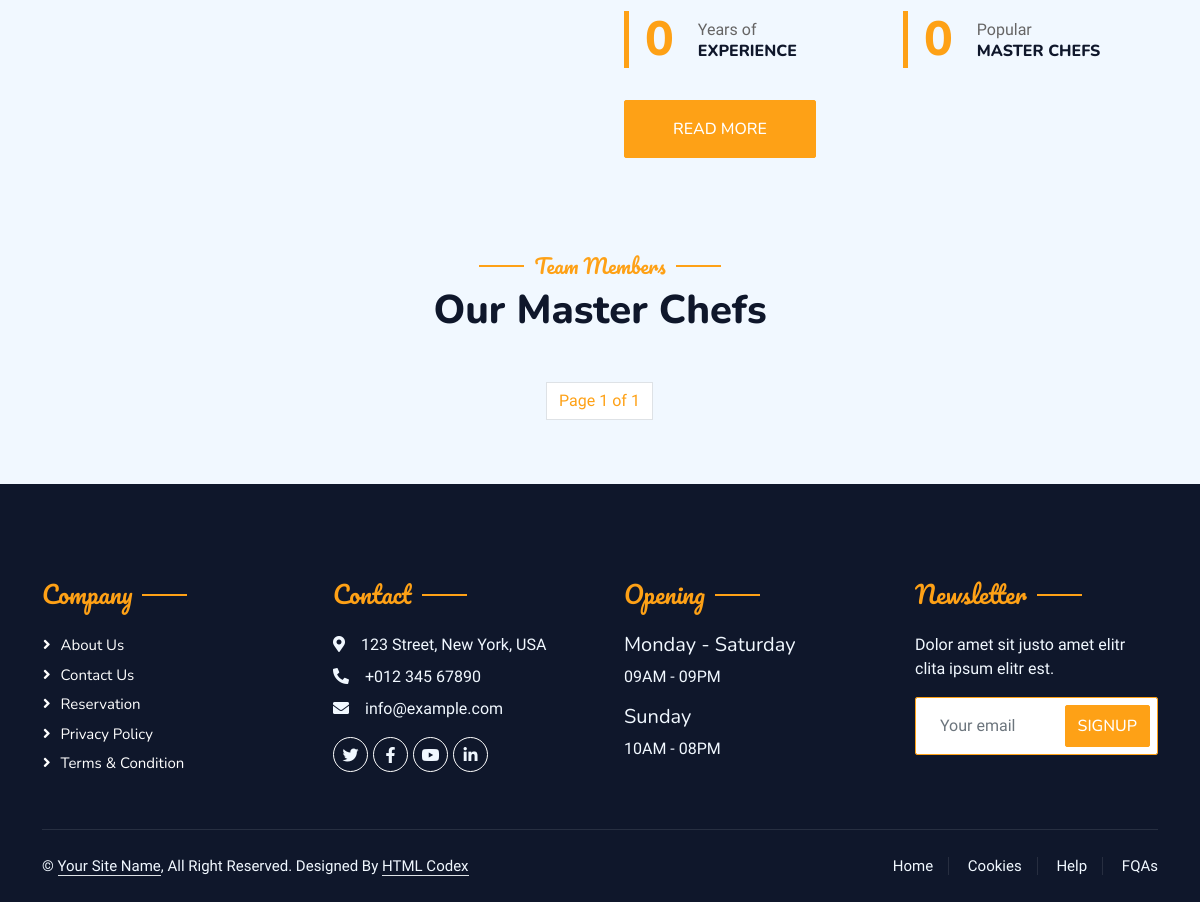
The page /stars/restaurant/about/ (lower part) on the database as committed earlier.
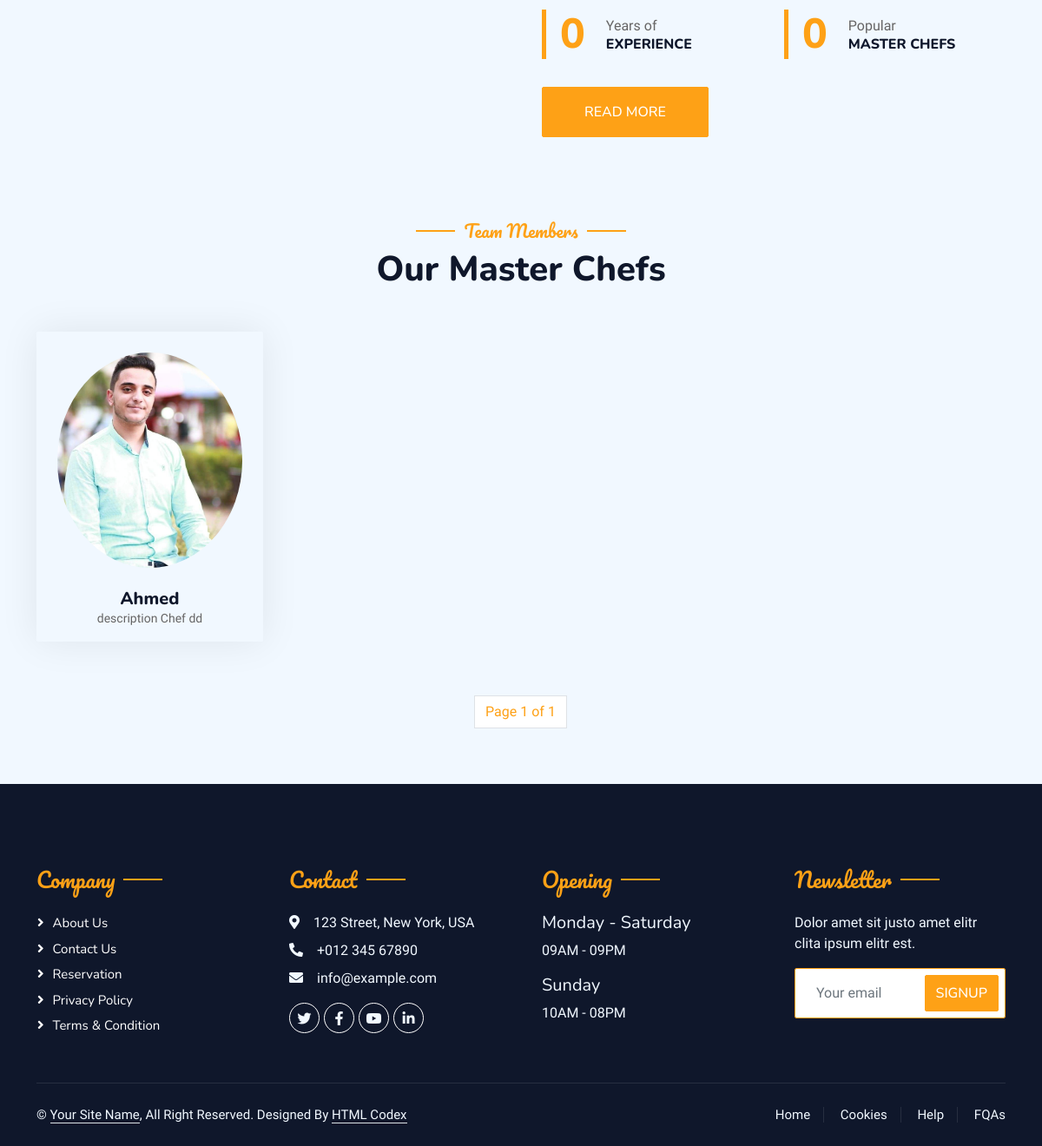
The same page on the database as committed later.
### restaurant_app/models.py (models this page shows, shortened)
class Chefs(models.Model):
    name = models.CharField(max_length=255,blank=False,default='Chef')
    description = models.CharField(max_length=4000,blank=False,default='description Chef')
    image = models.ImageField(upload_to='chef/',default='media/defa/chef.jpg')
    facebook = models.URLField(max_length=500, blank=True, default='', help_text="URL to the chef's Facebook profile")
    instagram = models.URLField(max_length=500, blank=True, default='', help_text="URL to the chef's Instagram profile")
    twitter = models.URLField(max_length=500, blank=True, default='', help_text="URL to the chef's Twitter profile")

### restaurant_app/views.py (the view)
# urls.py: path('about/',views.about,name='about'),
def about(request):
    about_us = AboutUs.objects.first()
    about_us_images = AboutUsImage.objects.filter(about_us=about_us) if about_us else None
    chefs_list = Chefs.objects.all()
    paginator = Paginator(chefs_list,8)
    page_number = request.GET.get('page')
    chefs  = paginator.get_page(page_number)
    context = {
        'about_us': about_us,
        'about_us_images': about_us_images,
        'page_title': 'About Us',
        'breadcrumb_section': 'Services',
        'breadcrumb_active': 'About',
        'about':'active',
        'chefs':chefs,
        }
    return render(request,'restaurant/about.html',context)

### restaurant_app/templates/restaurant/about.html (shortened to what this page needs)
{% extends 'restaurant/base_other.html' %}
{% load static %}
{% block content %}
      <div class="container-xxl py-5">
        <div class="container">
            <div class="row g-5 align-items-center">
                <div class="col-lg-6">
                    <div class="row g-4 mb-4">
                        <div class="col-sm-6">
                            <div class="d-flex align-items-center border-start border-5 border-primary px-3">
                                <h1 class="flex-shrink-0 display-5 text-primary mb-0" data-toggle="counter-up">{{about_us.experience_years}}</h1>
                                <div class="ps-4">
                                    <p class="mb-0">Years of</p>
                                    <h6 class="text-uppercase mb-0">Experience</h6>
                                </div>
                            </div>
                        </div>
                        <div class="col-sm-6">
                            <div class="d-flex align-items-center border-start border-5 border-primary px-3">
                                <h1 class="flex-shrink-0 display-5 text-primary mb-0" data-toggle="counter-up">{{about_us.master_chefs}}</h1>
                                <div class="ps-4">
                                    <p class="mb-0">Popular</p>
                                    <h6 class="text-uppercase mb-0">Master Chefs</h6>
                                </div>
                            </div>
                        </div>
                    </div>
                    <a class="btn btn-primary py-3 px-5 mt-2" href="">Read More</a>
                </div>
            </div>
        </div>
    </div>
<div class="container-xxl pt-5 pb-3">
    <div class="container">
        <div class="text-center wow fadeInUp" data-wow-delay="0.1s">
            <h5 class="section-title ff-secondary text-center text-primary fw-normal">Team Members</h5>
            <h1 class="mb-5">Our Master Chefs</h1>
        </div>
        <div class="row g-4">
            {% for chef in chefs %}
                <div class="col-lg-3 col-md-6 wow fadeInUp" data-wow-delay="0.1s">
                    <div class="team-item text-center rounded overflow-hidden">
                        <div class="rounded-circle overflow-hidden m-4">
                            <img class="img-fluid" src="{{ chef.image.url }}" alt="">
                        </div>
                        <h5 class="mb-0">{{ chef.name }}</h5>
                        <small>{{ chef.description }}</small>
                    </div>
                </div>
            {% endfor %}
        </div>
        <div class="d-flex justify-content-center mt-4">
            <div class="pagination">
                <span class="page-item">
                    <span class="page-link">
                        Page {{ chefs.number }} of {{ chefs.paginator.num_pages }}
                    </span>
                </span>
            </div>
        </div>
    </div>
</div>
    {% endblock content %}

Rows that differ between the two databases and show on the page:
added Chefs: image (picture), name "Ahmed", description "description Chef dd"
